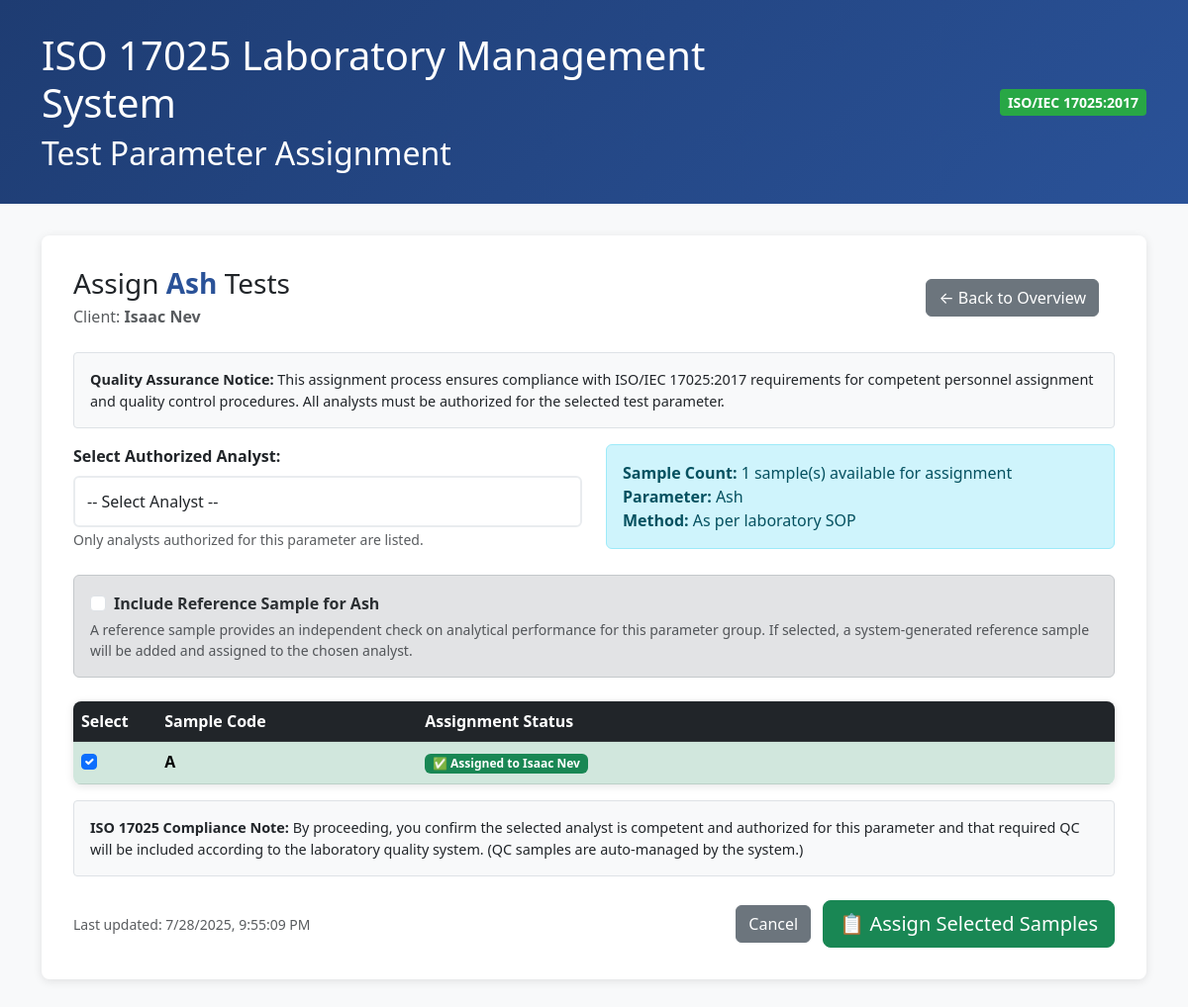
Screenshot of /manager/assign-by-parameter/JGLSP2500120/2/ (signed in) with the database file from the repository.
### lims/models/parameter.py (models this page shows, shortened)
class Parameter(models.Model):
    group = models.ForeignKey(
        ParameterGroup,
        on_delete=models.CASCADE,
        help_text="The group this parameter belongs to."
    )
    default_equipment = models.ForeignKey(
        Equipment,
        null=True,
        blank=True,
        on_delete=models.SET_NULL,
        help_text="Preferred equipment for this test (if any)."
    )
    name = models.CharField(
        max_length=100,
        help_text="Name of the parameter (e.g., Moisture)."
    )
    unit = models.CharField(
        max_length=20,
        help_text="Measurement unit for this parameter (e.g., %, mg/kg)."
    )
    method = models.CharField(
        max_length=150,
        help_text="Method used for analyzing this parameter."
    )
    ref_limit = models.CharField(
        max_length=50,
        help_text="Reference limit or threshold for this parameter."
    )
    default_price = models.DecimalField(
        max_digits=8,
        decimal_places=2,
        help_text="Default price for analyzing this parameter."
    )

### lims/models/client.py (models this page shows, shortened)
class Client(models.Model):
    client_id = models.CharField(max_length=20, unique=True)
    name = models.CharField(max_length=100)
    organization = models.CharField(max_length=150)
    email = models.EmailField()
    phone = models.CharField(max_length=20)
    address = models.TextField()
    token = models.CharField(max_length=20, unique=True, blank=True)
    created = models.DateTimeField(auto_now_add=True)
    coa_released = models.BooleanField(default=False)
    summary_text = models.TextField(blank=True, null=True)
    summary_confirmed = models.BooleanField(default=False)
    history = HistoricalRecords()

### lims/models/sample.py (models this page shows, shortened)
class Sample(models.Model):
    client = models.ForeignKey(Client, on_delete=models.CASCADE)
    sample_code = models.CharField(max_length=50)
    sample_type = models.CharField(max_length=100)
    weight = models.DecimalField(max_digits=6, decimal_places=2)
    temperature = models.DecimalField(max_digits=5, decimal_places=2, null=True, blank=True)
    humidity = models.DecimalField(max_digits=5, decimal_places=2, null=True, blank=True)
    status = models.CharField(max_length=20, choices=SampleStatus.choices, default=SampleStatus.RECEIVED)
    received_date = models.DateField(auto_now_add=True)
    verified_at = models.DateTimeField(null=True, blank=True)
    coa_released = models.BooleanField(default=False)
    manager_comment = models.TextField(blank=True, null=True)
    history = HistoricalRecords()

### lims/views/assign_test.py (the view, shortened to what this page needs)
# urls.py: path('manager/assign-by-parameter/<str:client_id>/<int:parameter_id>/', views.assign_parameter_tests, name='assign_parameter_tests'),
@csrf_protect
@login_required
def assign_parameter_tests(request, client_id, parameter_id):
    client = get_object_or_404(Client, client_id=client_id)
    parameter = get_object_or_404(Parameter, id=parameter_id)
    analysts = User.objects.filter(groups__name="Analyst")
    from django.db.models import Q
    samples = (
        Sample.objects
        .filter(client=client)
        .exclude(Q(sample_type__iexact="qc") | Q(sample_type__iexact="reference"))
    )
    assignable_ids = samples.values_list('id', flat=True)
    assigned_sample_ids = TestAssignment.objects.filter(
        sample_id__in=assignable_ids,
        parameter=parameter
    ).values_list('sample_id', flat=True)
    current_control_id = TestAssignment.objects.filter(
        sample_id__in=assignable_ids,
        parameter=parameter,
        is_control=True
    ).values_list('sample_id', flat=True).first()
    for sample in samples:
        assignment = sample.testassignment_set.filter(parameter=parameter).first()
        sample.assigned_analyst_name = (
            assignment.analyst.get_full_name() if assignment and assignment.analyst else ""
        )
    return render(
        request,
        "lims/manager/assign_by_parameter_form.html",
        {
            "client": client,
            "parameter": parameter,
            "samples": samples,
            "analysts": analysts,
            "assigned_sample_ids": assigned_sample_ids,
            "current_control_id": current_control_id,
        }
    )

### lims/templates/lims/manager/assign_by_parameter_form.html (shortened to what this page needs)
<!DOCTYPE html>
<html lang="en">
<head>
    <link href="https://cdnjs.cloudflare.com/ajax/libs/bootstrap/5.3.0/css/bootstrap.min.css" rel="stylesheet">
</head>
<body class="bg-light">
    <div class="lab-header">
        <div class="container">
            <div class="row align-items-center">
                <div class="col-md-8">
                    <h1 class="mb-2">ISO 17025 Laboratory Management System</h1>
                    <h2 class="mb-0">Test Parameter Assignment</h2>
                </div>
                <div class="col-md-4 text-end">
                    <span class="iso-badge">ISO/IEC 17025:2017</span>
                </div>
            </div>
        </div>
    </div>
    <div class="container">
        <div class="assignment-card">
            <div class="d-flex justify-content-between align-items-center mb-4">
                <div>
                    <h3 class="mb-1">Assign <span class="parameter-name">{{ parameter.name }}</span> Tests</h3>
                    <p class="text-muted mb-0">Client: <strong>{{ client.name }}</strong></p>
                </div>
                <button type="button" class="btn btn-back" onclick="window.history.back()">
                    ← Back to Overview
                </button>
            </div>
            <div class="quality-note">
                <strong>Quality Assurance Notice:</strong> This assignment process ensures compliance with ISO/IEC 17025:2017 requirements for competent personnel assignment and quality control procedures. All analysts must be authorized for the selected test parameter.
            </div>
           <form method="post">
    <div class="row mb-4">
        <div class="col-md-6">
            <label for="analyst" class="form-label fw-bold">Select Authorized Analyst:</label>
            <select id="analyst" name="analyst" class="form-control analyst-select" required>
                <option value="">-- Select Analyst --</option>
            </select>
            <small class="form-text text-muted">Only analysts authorized for this parameter are listed.</small>
        </div>
        <div class="col-md-6">
            <div class="alert alert-info mb-0">
                <strong>Sample Count:</strong> {{ samples.count }} sample(s) available for assignment<br>
                <strong>Parameter:</strong> {{ parameter.name }}<br>
                <strong>Method:</strong> As per laboratory SOP
            </div>
        </div>
    </div>
    {% if parameter.group.name == "Proximate" %}
    <div class="alert alert-secondary mb-4">
        <div class="form-check">
            <input type="checkbox" class="form-check-input" id="include_reference" name="include_reference">
            <label class="form-check-label fw-bold" for="include_reference">
                Include Reference Sample for {{ parameter.name }}
            </label>
        </div>
        <small class="text-muted d-block mt-1">
            A reference sample provides an independent check on analytical performance for this parameter group.
            If selected, a system-generated reference sample will be added and assigned to the chosen analyst.
        </small>
    </div>
    {% endif %}
    <div class="table-container">
        <table class="table table-hover mb-0">
            <thead class="table-dark">
                <tr>
                    <th width="8%">Select</th>
                    <th width="25%">Sample Code</th>
                    <th width="67%">Assignment Status</th>
                </tr>
            </thead>
            <tbody>
                {% for sample in samples %}
                    {% with sample.assigned_analyst_name as analyst_name %}
                    <tr class="{% if analyst_name %}table-success{% else %}table-warning{% endif %}">
                        <td>
                            <div class="form-check">
                                <input
                                    type="checkbox"
                                    name="sample_ids"
                                    value="{{ sample.id }}"
                                    class="form-check-input"
                                    id="sample_{{ sample.id }}"
                                    {% if sample.id in assigned_sample_ids %}checked{% endif %}
                                >
                            </div>
                        </td>
                        <td>
                            <strong>{{ sample.sample_code }}</strong>
                        </td>
                        <td>
                            {% if analyst_name %}
                                <span class="badge bg-success">✅ Assigned to {{ analyst_name }}</span>
                            {% else %}
                                <span class="badge bg-warning text-dark">⏳ Pending Assignment</span>
                            {% endif %}
                        </td>
                    </tr>
                    {% endwith %}
                {% endfor %}
            </tbody>
        </table>
    </div>
    <div class="quality-note mt-3">
        <strong>ISO 17025 Compliance Note:</strong> By proceeding, you confirm the selected analyst is competent and authorized for this parameter and that required QC will be included according to the laboratory quality system. (QC samples are auto-managed by the system.)
    </div>
    <div class="d-flex justify-content-between align-items-center mt-4">
        <div class="text-muted">
            <small>Last updated: <span id="current-time"></span></small>
        </div>
        <div>
            <button type="button" class="btn btn-secondary me-2" onclick="window.history.back()">
                Cancel
            </button>
            <button type="submit" class="btn btn-success btn-lg">
                📋 Assign Selected Samples
            </button>
        </div>
    </div>
</form>
</body>
</html>

### lims/templates/lims/manager/assign_by_parameter_form.html (style rules this page uses)
.lab-header { background: linear-gradient(135deg, #1e3c72 0%, #2a5298 100%); color: white; padding: 2rem 0; margin-bottom: 2rem; }
.iso-badge { background: #28a745; color: white; padding: 0.25rem 0.5rem; border-radius: 0.25rem; font-size: 0.875rem; font-weight: 600; }
.parameter-name { color: #2a5298; font-weight: 600; }
.assignment-card { background: white; border-radius: 0.5rem; box-shadow: 0 2px 10px rgba(0,0,0,0.1); padding: 2rem; margin-bottom: 2rem; }
.table-container { background: white; border-radius: 0.5rem; overflow: hidden; box-shadow: 0 2px 8px rgba(0,0,0,0.1); }
.quality-note { background: #f8f9fa; border: 1px solid #dee2e6; border-radius: 0.25rem; padding: 1rem; margin: 1rem 0; font-size: 0.9rem; }
.btn-back { background: #6c757d; border-color: #6c757d; color: white; margin-right: 1rem; }
.analyst-select { border: 2px solid #e9ecef; border-radius: 0.375rem; padding: 0.75rem; }

### rows the page displays
Parameter: name "Ash"
Client: name "Isaac Nev"
Sample: sample_ids "☑", sample_code "A", assigned_analyst_name "Isaac Nev"

### other values shown
{{ samples.count }} "1"
